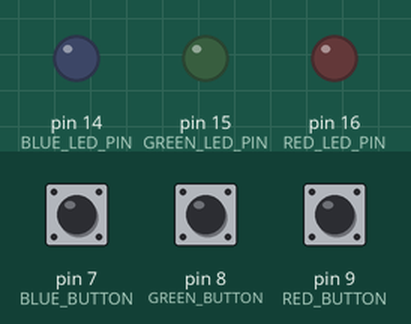
Recording of a sketch running on a simulated SparkFun Pro Micro, built with avr-gcc and run on an emulated ATmega32U4. Parts: output pins drawn as LEDs (lit = HIGH). The inputs (shaded band) are chosen by the test bench; at power-on: pin 7 (BLUE_BUTTON) HIGH, pin 8 (GREEN_BUTTON) HIGH, pin 9 (RED_BUTTON) HIGH.

Above: at 1.2 s.
1.3 s: pin 7 (BLUE_BUTTON) pulled LOW for 0.15 s
At 1.37 s:
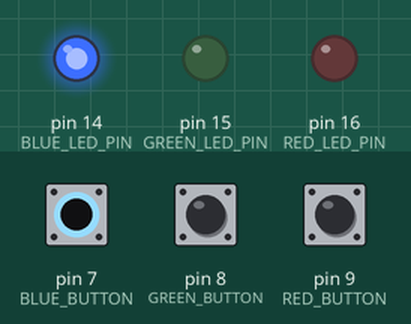
2.9 s: pin 8 (GREEN_BUTTON) pulled LOW for 0.15 s
At 2.97 s:
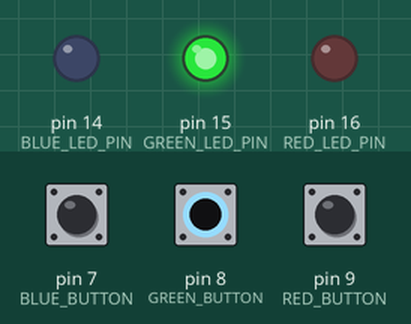
4.5 s: pin 9 (RED_BUTTON) pulled LOW for 0.15 s
At 4.57 s:
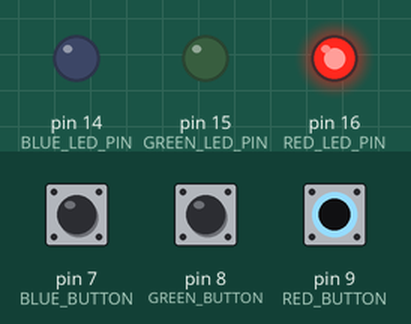
6.1 s: pin 9 (RED_BUTTON) pulled LOW for 3.2 s
At 10.0 s:
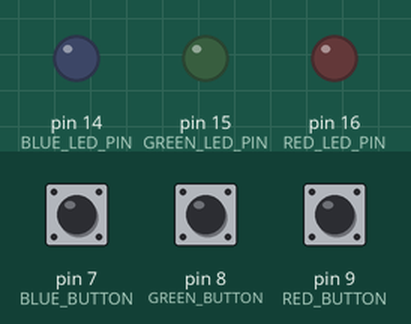
10.8 s: pin 7 (BLUE_BUTTON) pulled LOW for 3.2 s
At 11.2 s:
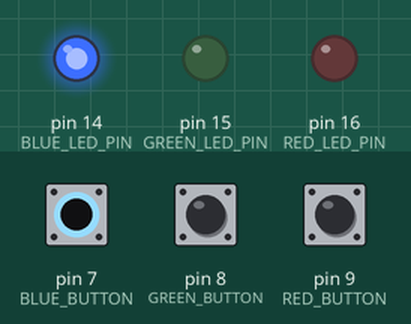
Timing chart, 0 to 15.5 s (numbered marks = the images above; inputs shaded):
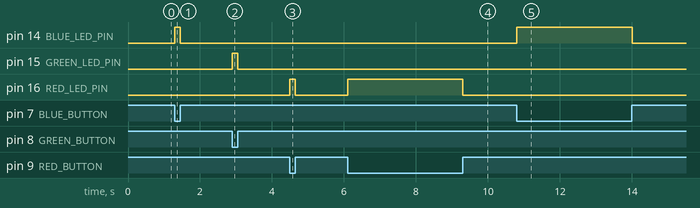

Measured:
- after the input at 1.3 s, pin 14 (BLUE_LED_PIN): LOW → HIGH at once, → LOW 0.15 s later
- after the input at 2.9 s, pin 15 (GREEN_LED_PIN): LOW → HIGH at once, → LOW 0.15 s later
- after the input at 4.5 s, pin 16 (RED_LED_PIN): LOW → HIGH at once, → LOW 0.15 s later
- after the input at 6.1 s, pin 16 (RED_LED_PIN): LOW → HIGH at once, → LOW 3.2 s later
- after the input at 10.8 s, pin 14 (BLUE_LED_PIN): LOW → HIGH at once, → LOW 3.2 s later

The sketch:

MIDI_keys_ProMicro_ArpeggioPitchBend.ino
```cpp
#include <MIDIUSB.h>

// MIDI note numbers for octaves
#define NOTE_C3 48
#define NOTE_Db3 49
#define NOTE_D3 50
#define NOTE_Eb3 51
#define NOTE_E3 52
#define NOTE_F3 53
#define NOTE_Gb3 54
#define NOTE_G3 55
#define NOTE_Ab3 56
#define NOTE_A3 57
#define NOTE_Bb3 58
#define NOTE_B3 59
#define NOTE_C4 60
#define NOTE_Db4 61
#define NOTE_D4 62
#define NOTE_Eb4 63
#define NOTE_E4 64
#define NOTE_F4 65
#define NOTE_Gb4 66
#define NOTE_G4 67
#define NOTE_Ab4 68
#define NOTE_A4 69
#define NOTE_Bb4 70
#define NOTE_B4 71
#define NOTE_C5 72
#define NOTE_Db5 73
#define NOTE_D5 74
#define NOTE_Eb5 75
#define NOTE_E5 76
#define NOTE_F5 77
#define NOTE_Gb5 78
#define NOTE_G5 79
#define NOTE_Ab5 80
#define NOTE_A5 81
#define NOTE_Bb5 82
#define NOTE_B5 83
#define NOTE_C6 84
#define NOTE_Db6 85
#define NOTE_D6 86
#define NOTE_Eb6 87
#define NOTE_E6 88
#define NOTE_F6 89
#define NOTE_Gb6 90
#define NOTE_G6 91
#define NOTE_Ab6 92
#define NOTE_A6 93
#define NOTE_Bb6 94
#define NOTE_B6 95

// LED and Button connections
#define RED_LED_PIN 16
#define GREEN_LED_PIN 15
#define BLUE_LED_PIN 14
#define RED_BUTTON 9
#define GREEN_BUTTON 8
#define BLUE_BUTTON 7

#define MIDI_CHANNEL 0  // actual channel - 1
#define ARPEGGIO_DELAY 90  // Delay in milliseconds
#define NOTE_VELOCITY 120  // Set a fixed velocity for all notes

// Define expanded arpeggios for each button
#define ARPEGGIO_LENGTH 15
byte blueArpeggio[ARPEGGIO_LENGTH] = {NOTE_Db3, NOTE_Eb3, NOTE_F3, NOTE_Ab3, NOTE_C4, NOTE_Db4, NOTE_Eb4, NOTE_F4, NOTE_Ab4, NOTE_C5, NOTE_Db5, NOTE_Eb5, NOTE_F5, NOTE_Ab5, NOTE_C6};
byte greenArpeggio[ARPEGGIO_LENGTH] = {NOTE_Gb3, NOTE_E3, NOTE_Ab3, NOTE_Bb3, NOTE_Db4, NOTE_Gb4, NOTE_E4, NOTE_Ab4, NOTE_Bb4, NOTE_Db5, NOTE_Gb5, NOTE_E5, NOTE_Ab5, NOTE_Bb5, NOTE_Db6};
byte redArpeggio[ARPEGGIO_LENGTH] = {NOTE_F3, NOTE_Eb3, NOTE_G3, NOTE_Ab3, NOTE_C4, NOTE_F4, NOTE_Eb4, NOTE_G4, NOTE_Ab4, NOTE_C5, NOTE_F5, NOTE_Eb5, NOTE_G5, NOTE_Ab5, NOTE_C6};

bool redButtonPressed = false;
bool greenButtonPressed = false;
bool blueButtonPressed = false;

void setup() {
  Serial.begin(9600);

  pinMode(RED_LED_PIN, OUTPUT);
  pinMode(GREEN_LED_PIN, OUTPUT);
  pinMode(BLUE_LED_PIN, OUTPUT);

  pinMode(RED_BUTTON, INPUT_PULLUP);
  pinMode(GREEN_BUTTON, INPUT_PULLUP);
  pinMode(BLUE_BUTTON, INPUT_PULLUP);
}

void loop() {
  checkButtonAndPlayArpeggio(RED_BUTTON, RED_LED_PIN, redArpeggio, MIDI_CHANNEL, &redButtonPressed);
  checkButtonAndPlayArpeggio(GREEN_BUTTON, GREEN_LED_PIN, greenArpeggio, MIDI_CHANNEL, &greenButtonPressed);
  checkButtonAndPlayArpeggio(BLUE_BUTTON, BLUE_LED_PIN, blueArpeggio, MIDI_CHANNEL, &blueButtonPressed);
}

void checkButtonAndPlayArpeggio(int buttonPin, int ledPin, byte* arpeggio, byte channel, bool *buttonPressed) {
  int buttonState = digitalRead(buttonPin);

  if (buttonState == LOW && !(*buttonPressed)) {
    *buttonPressed = true;
    digitalWrite(ledPin, HIGH);
    playArpeggio(buttonPin, arpeggio, channel, ARPEGGIO_LENGTH);
    digitalWrite(ledPin, LOW);
    *buttonPressed = false;
  }
}

void playArpeggio(int buttonPin, byte* notes, byte channel, int length) {
  unsigned long lastNoteTime = 0;
  int i = 0;
  bool ascending = true;
  byte lastNotePlayed = 0;

  while (digitalRead(buttonPin) == LOW) {
    unsigned long currentTime = millis();
    if (currentTime - lastNoteTime >= ARPEGGIO_DELAY) {
      lastNoteTime = currentTime;

      if (lastNotePlayed != 0) {
        sendNoteOff(lastNotePlayed, channel);  // Ensure note off before next note on
      }

      byte noteToPlay = notes[i];
      sendNoteOn(noteToPlay, channel, NOTE_VELOCITY);
      lastNotePlayed = noteToPlay;
      delay(10);  // Short delay for note articulation

      if (ascending) {
        if (i < length - 1) {
          i++;
        } else {
          ascending = false;
        }
      } else {
        if (i > 0) {
          i--;
        } else {
          ascending = true;
        }
      }
    }
  }
  sendNoteOff(lastNotePlayed, channel); // Ensure the last note is turned off
}

void sendNoteOn(byte pitch, byte channel, byte velocity) {
  midiEventPacket_t tx;
  tx.header = 0x09; // Note on message
  tx.byte1 = 0x90 | channel; // Note on status byte + MIDI channel
  tx.byte2 = pitch; // MIDI note number
  tx.byte3 = velocity; // Velocity
  MidiUSB.sendMIDI(tx);
  MidiUSB.flush();
}

void sendNoteOff(byte pitch, byte channel) {
  midiEventPacket_t tx;
  tx.header = 0x08; // Note off message
  tx.byte1 = 0x80 | channel; // Note off status byte + MIDI channel
  tx.byte2 = pitch; // MIDI note number
  tx.byte3 = 0; // Velocity (0 to indicate note release)
  MidiUSB.sendMIDI(tx);
  MidiUSB.flush();
}
```
